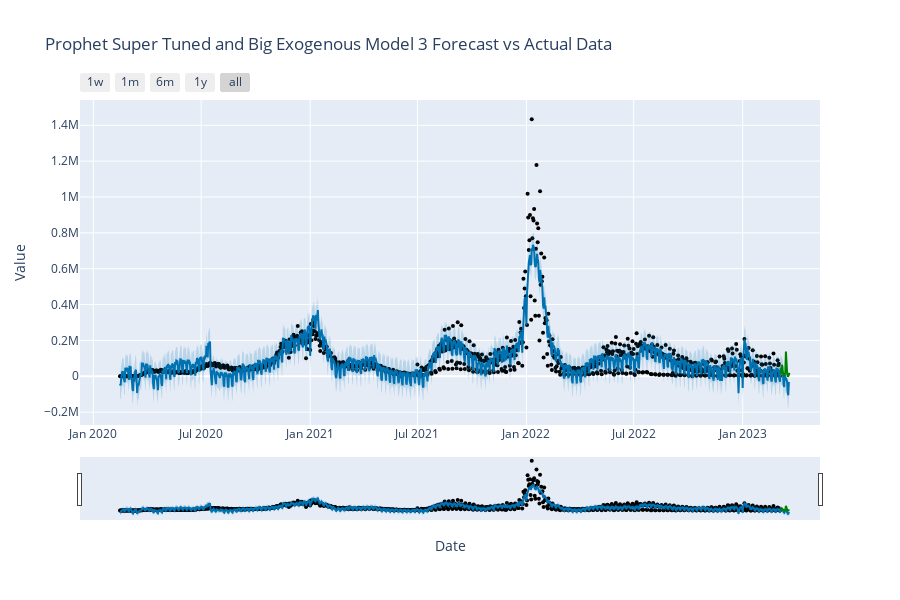

This figure's notebook cell:
### Code cell
forecast_df = forecast_df_complete(model3, y_train, y_test, X_train_full)


# Generate the Prophet forecast plot
fig = plot_plotly(model3, forecast_df)

# Add the test actual data points
fig.add_trace(go.Scatter(
    x=y_test.ds, 
    y=y_test.y, 
    mode='lines', 
    name='Historical Predictions', 
    line=dict(color='green')
))

# Add titles and labels
fig.update_layout(
    title=f"{title} Forecast vs Actual Data",
    xaxis_title="Date",
    yaxis_title="Value",
    legend_title="Legend"
)

# Display the plot
fig.show();


fig = model3.plot_components(forecast_df)
fig.suptitle('Seasonal Component Breakdown of Forecasted COVID-19 Cases', y=1.05, fontsize=16)
fig.show();



# Using the function on the sample dataframe

in_sample_eval_holder[f'{title} Prophet Model'] = residual_plotter(forecast_df.dropna(subset='y_train'), yhat_col='yhat', original_col='y_train')



df_cv = cross_validation(
    model3, 
    initial=f"366 days", 
    period=f"15 days", 
    horizon=f"15 days",
    parallel="processes")

val_eval_holder[f'{title} Prophet Model'] = pd.to_numeric(performance_metrics(df_cv).mean().drop(index='horizon'))

plot_cross_validation_metric(df_cv, metric='rmse')

plt.title(f'RMSE for COVID-19 Forecasting using {title} Prophet Model');



out_of_sample_eval_holder[f'{title} Prophet Model'] = residual_plotter(forecast_df.dropna(subset='y_test'), yhat_col='yhat', original_col='y_test')


# with open('serialized_model.json', 'w') as fout:
#     fout.write(model_to_json(model3))  # Save model3

# with open('serialized_model.json', 'r') as fin:
#     model3 = model_from_json(fin.read())  # Load model3

### Figure 1 — Plotly figure (JSON) as saved in the notebook; plotly's stock layout.template omitted (floating-point values rounded to 4 significant figures; data arrays with more than 128 entries replaced by an {"elided": "..."} marker saying what was removed)
{"data": [{"marker": {"color": "black", "size": 4}, "mode": "markers", "name": "Actual", "type": "scatter", "x": {"elided": "1115 str values"}, "y": {"elided": "1115 int values"}}, {"hoverinfo": "skip", "line": {"width": 0}, "mode": "lines", "type": "scatter", "x": {"elided": "1130 str values"}, "y": {"elided": "1130 float values"}}, {"fill": "tonexty", "fillcolor": "rgba(0, 114, 178, 0.2)", "line": {"color": "#0072B2", "width": 2}, "mode": "lines", "name": "Predicted", "type": "scatter", "x": {"elided": "1130 str values"}, "y": {"elided": "1130 float values"}}, {"fill": "tonexty", "fillcolor": "rgba(0, 114, 178, 0.2)", "hoverinfo": "skip", "line": {"width": 0}, "mode": "lines", "type": "scatter", "x": {"elided": "1130 str values"}, "y": {"elided": "1130 float values"}}, {"line": {"color": "green"}, "mode": "lines", "name": "Historical Predictions", "type": "scatter", "x": ["2023-03-06T00:00:00", "2023-03-07T00:00:00", "2023-03-08T00:00:00", "2023-03-09T00:00:00", "2023-03-10T00:00:00", "2023-03-11T00:00:00", "2023-03-12T00:00:00", "2023-03-13T00:00:00", "2023-03-14T00:00:00", "2023-03-15T00:00:00", "2023-03-16T00:00:00", "2023-03-17T00:00:00", "2023-03-18T00:00:00", "2023-03-19T00:00:00", "2023-03-20T00:00:00", "2023-03-21T00:00:00"], "y": [14774, 23808, 63372, 55547, 10161, 1489, 1005, 13115, 20174, 137629, 54460, 18756, 1175, 1424, 9787, 18373]}], "layout": {"height": 600, "legend": {"title": {"text": "Legend"}}, "showlegend": false, "title": {"text": "Prophet Super Tuned and Big Exogenous Model 3 Forecast vs Actual Data"}, "width": 900, "xaxis": {"rangeselector": {"buttons": [{"count": 7, "label": "1w", "step": "day", "stepmode": "backward"}, {"count": 1, "label": "1m", "step": "month", "stepmode": "backward"}, {"count": 6, "label": "6m", "step": "month", "stepmode": "backward"}, {"count": 1, "label": "1y", "step": "year", "stepmode": "backward"}, {"step": "all"}]}, "rangeslider": {"visible": true}, "title": {"text": "Date"}, "type": "date"}, "yaxis": {"title": {"text": "Value"}}}}
